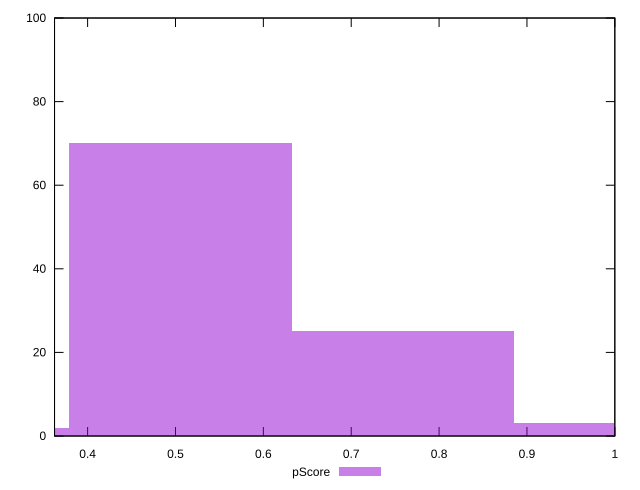

The gnuplot source for this figure:
reset

$pScore <<EOF
1.0113393439022385 3
0.5056696719511192 70
0.7585045079266788 25
0.2528348359755596 2
EOF

set key outside below
set boxwidth 0.2528348359755596
set xrange [0.36235294117647054:1]
set yrange [0:100]
set trange [0:100]
set style fill transparent solid 0.5 noborder
set terminal svg size 640, 490 enhanced background rgb 'white'
set output "reports/report_00028_2021-02-24T12-49-42.674Z/uses-http2/samples/music/pScore/histogram.svg"

plot $pScore title "pScore" with boxes

reset
